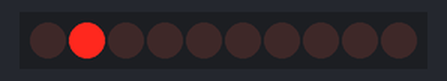
Simulated run of this sketch. Board: Arduino Uno, built with avr-gcc and run on an emulated ATmega328P. Shown: 10 shift-register outputs drawn as a row of LEDs (first output left, lit = HIGH). Wiring (inferred from the names in the program): decade counter: clock pin 11; reset pin 10. Wiring (inferred from the signals the program sends): row of LEDs: on Q0, Q1, Q2, Q3, Q4, Q5, Q6, Q7, Q8, Q9.

Above: at 0.1 s.
At 0.5 s:
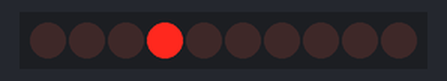
At 0.9 s:
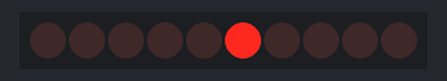
At 1.9 s:
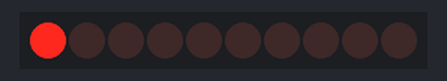
At 3.1 s:
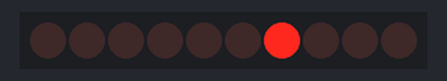
At 4.3 s:
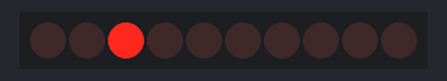
Timing chart, 0 to 4.6 s (numbered marks = the images above):
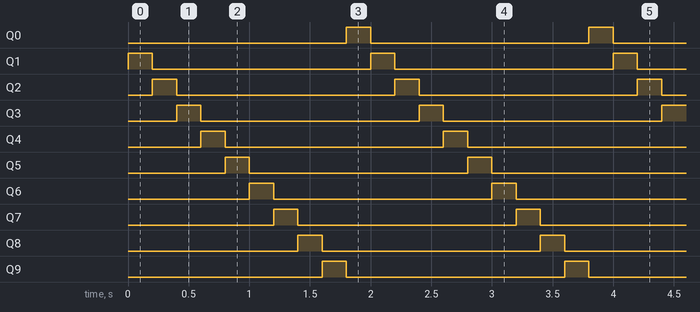

The sketch:

CounterModule.ino
```cpp
/*

  CounterModule
  A simple test of the general-purpose CD4017 counter module.
  It resets the module then pulses the clock at a constant frequency.

  For info and circuit diagrams see https://github.com/tardate/LittleArduinoProjects/tree/main/playground/CounterModule

 */

#define RESET_PIN 10
#define CLOCK_PIN 11
#define CLOCK_ENABLE_PIN 12  // NB: unused in the sketch, pulled low by default

#define STEP_DELAY 200

void setup() {
  pinMode(RESET_PIN, OUTPUT);
  pinMode(CLOCK_PIN, OUTPUT);

  pulse(RESET_PIN);
}

void loop() {
  pulse(CLOCK_PIN);
  delay(STEP_DELAY);
}

void pulse(int pin) {
  digitalWrite(pin, HIGH);
  digitalWrite(pin, LOW);
}
```

Measured:
- by itself, Q0–9: alternates HIGH for 0.20 s and LOW for 1.8 s
- by itself, everything shown: repeats every 2.0 s, in 10 steps
